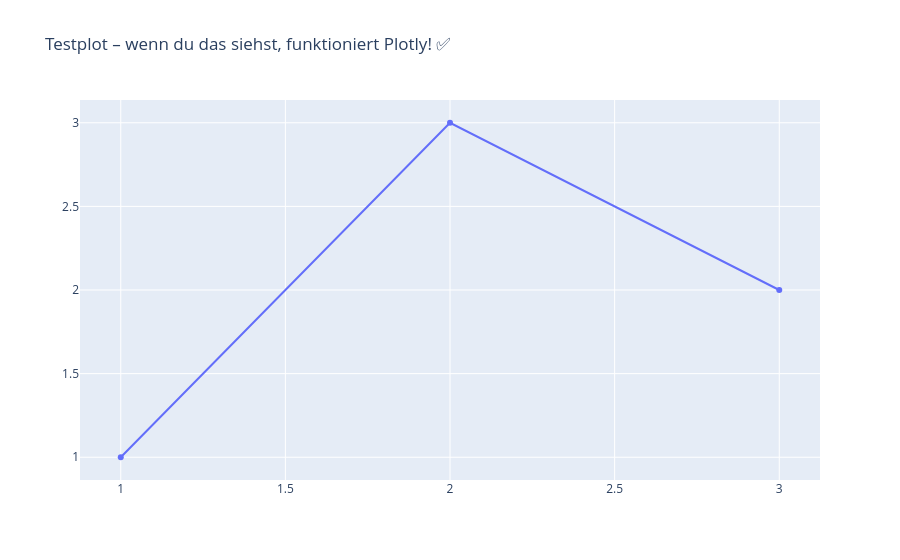

Write notebook code for a chart like this one.
### Markdown cell above
# Installationstest

Führe alle Zellen aus. Wenn am Ende **✅ Alle Tests bestanden!** erscheint, ist deine Umgebung korrekt eingerichtet.

### Code cell
import sys
print(f"Python-Version: {sys.version}")
print(f"Python-Pfad:    {sys.executable}")
print()

# Pakete importieren und Versionen prüfen
pakete = {}
fehler = []

try:
    import pandas as pd
    pakete["pandas"] = pd.__version__
except ImportError as e:
    fehler.append(f"pandas: {e}")

try:
    import numpy as np
    pakete["numpy"] = np.__version__
except ImportError as e:
    fehler.append(f"numpy: {e}")

try:
    import matplotlib
    pakete["matplotlib"] = matplotlib.__version__
except ImportError as e:
    fehler.append(f"matplotlib: {e}")

try:
    import plotly
    pakete["plotly"] = plotly.__version__
except ImportError as e:
    fehler.append(f"plotly: {e}")

try:
    import sklearn
    pakete["scikit-learn"] = sklearn.__version__
except ImportError as e:
    fehler.append(f"scikit-learn: {e}")

try:
    import pypsa
    pakete["pypsa"] = pypsa.__version__
except ImportError as e:
    fehler.append(f"pypsa: {e}")

try:
    import linopy
    pakete["linopy"] = linopy.__version__
except ImportError as e:
    fehler.append(f"linopy: {e}")

try:
    import highspy
    pakete["highspy"] = highspy.HIGHS_VERSION_MAJOR
    pakete["highspy"] = "installiert"
except ImportError as e:
    fehler.append(f"highspy: {e}")

try:
    import hydra
    pakete["hydra-core"] = hydra.__version__
except ImportError as e:
    fehler.append(f"hydra-core: {e}")

try:
    import openpyxl
    pakete["openpyxl"] = openpyxl.__version__
except ImportError as e:
    fehler.append(f"openpyxl: {e}")

# Ergebnis
print("=" * 50)
print("INSTALLATIONSTEST")
print("=" * 50)

for name, version in pakete.items():
    print(f"  ✅ {name:20s} {version}")

if fehler:
    print()
    for f in fehler:
        print(f"  ❌ {f}")
    print()
    print("⚠️  Einige Pakete fehlen! Bitte environment.yml erneut installieren:")
    print("    conda env update -f environment.yml --prune")
else:
    print()
    print("✅ Alle Tests bestanden! Die Umgebung ist korrekt eingerichtet.")

# %%
# Solver-Test: Kann HiGHS ein einfaches Problem lösen?
print("\n" + "=" * 50)
print("SOLVER-TEST (HiGHS)")
print("=" * 50)

try:
    import linopy
    m = linopy.Model()
    x = m.add_variables(lower=0, name="x")
    y = m.add_variables(lower=0, name="y")
    m.add_constraints(x + y <= 10, name="c1")
    m.add_objective(2 * x + 3 * y, sense="max")
    m.solve(solver_name="highs")

    if m.status == "ok":
        print(f"  ✅ HiGHS Solver funktioniert!")
        print(f"     Ergebnis: x={x.solution.values:.1f}, y={y.solution.values:.1f}")
        print(f"     Zielfunktion: {m.objective.value:.1f} (erwartet: 30.0)")
    else:
        print(f"  ⚠️  Solver-Status: {m.status}")
except Exception as e:
    print(f"  ❌ Solver-Fehler: {e}")
    print("     Versuche alternativ: conda install -c conda-forge glpk")

# %%
# Plotly-Test: Kann ein interaktiver Plot erzeugt werden?
print("\n" + "=" * 50)
print("PLOTLY-TEST")
print("=" * 50)

try:
    import plotly.graph_objects as go
    fig = go.Figure(data=go.Scatter(x=[1, 2, 3], y=[1, 3, 2], mode="lines+markers"))
    fig.update_layout(title="Testplot – wenn du das siehst, funktioniert Plotly! ✅")
    fig.show()
    print("  ✅ Plotly funktioniert!")
except Exception as e:
    print(f"  ❌ Plotly-Fehler: {e}")

### Figure 1 — Plotly figure (JSON) as saved in the notebook; plotly's stock layout.template omitted (floating-point values rounded to 4 significant figures)
{"data": [{"mode": "lines+markers", "type": "scatter", "x": [1, 2, 3], "y": [1, 3, 2]}], "layout": {"title": {"text": "Testplot – wenn du das siehst, funktioniert Plotly! ✅"}}}
